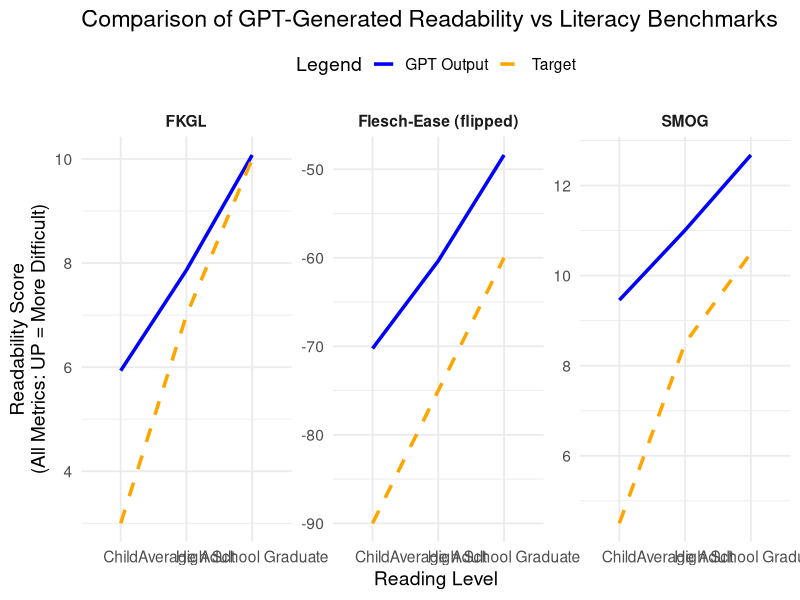

This figure's R source: (Note: this script raises an error after producing the figure.)
library(tidyverse)
library(readxl)

# Load data
df <- read_excel("Multilingual_PostOp_Instructions.xlsx")

# --- 1. Define New Target Scores ---
targets <- tibble(
  `Reading Level` = c("Child", "Average Adult", "High School Graduate"),
  FKGL = c(3, 7, 10),
  SMOG = c(4.5, 8.5, 10.5),
  `Flesch-Ease` = c(90, 75, 60)
)

# --- 2. Calculate GPT Means from Your Data ---
gpt_means <- df %>%
  mutate(`Reading Level` = recode(`Reading Level`,
                                  "2nd Grade" = "Child",
                                  "6th Grade" = "Average Adult",
                                  "High School" = "High School Graduate")) %>%
  group_by(`Reading Level`) %>%
  summarise(
    FKGL = mean(FKGL, na.rm = TRUE),
    SMOG = mean(SMOG, na.rm = TRUE),
    `Flesch-Ease` = mean(`Flesch-Ease`, na.rm = TRUE)
  )

# --- 3. Reshape for Plotting ---
gpt_long <- pivot_longer(gpt_means, cols = -`Reading Level`, names_to = "Metric", values_to = "GPT")
target_long <- pivot_longer(targets, cols = -`Reading Level`, names_to = "Metric", values_to = "Target")

# Combine both
plot_data <- left_join(gpt_long, target_long, by = c("Reading Level", "Metric"))

# Flip Flesch-Ease for better visual consistency
plot_data <- plot_data %>%
  mutate(
    GPT_flipped = ifelse(Metric == "Flesch-Ease", -GPT, GPT),
    Target_flipped = ifelse(Metric == "Flesch-Ease", -Target, Target),
    Metric = ifelse(Metric == "Flesch-Ease", "Flesch-Ease (flipped)", Metric)
  )

# --- 4. Set X-axis Order ---
plot_data$`Reading Level` <- factor(plot_data$`Reading Level`,
                                    levels = c("Child", "Average Adult", "High School Graduate"))

# --- 5. Plot ---
ggplot(plot_data, aes(x = `Reading Level`)) +
  geom_line(aes(y = GPT_flipped, group = 1, color = "GPT Output"), size = 1.2) +
  geom_line(aes(y = Target_flipped, group = 1, color = "Target"), linetype = "dashed", size = 1.2) +
  facet_wrap(~ Metric, scales = "free_y") +
  scale_color_manual(values = c("GPT Output" = "blue", "Target" = "orange")) +
  labs(
    title = "Comparison of GPT-Generated Readability vs Literacy Benchmarks",
    y = "Readability Score\n(All Metrics: UP = More Difficult)",
    color = "Legend"
  ) +
  theme_minimal(base_size = 14) +
  theme(
    legend.position = "top",
    strip.text = element_text(face = "bold")
  )


# Merge target values into main data
df_joined <- df %>%
  left_join(target_table, by = "Reading Level")

# --- Flesch Reading Ease Heatmap ---
heat_data <- df_joined %>%
  group_by(Language, `Reading Level`, Stage) %>%
  summarize(AvgFlesch = mean(`Flesch-Ease`, na.rm = TRUE), .groups = "drop")

ggplot(heat_data, aes(x = `Reading Level`, y = Language, fill = AvgFlesch)) +
  geom_tile(color = "white") +
  geom_text(aes(label = round(AvgFlesch, 1)), color = "black") +
  facet_wrap(~Stage) +
  scale_fill_gradient2(low = "#d73027", mid = "#ffffbf", high = "#1a9850", midpoint = 60) +
  labs(title = "Flesch Reading Ease by Language, Level, and Stage",
       x = "Reading Level", y = "Language", fill = "Flesch Score") +
  theme_minimal(base_size = 14)



library(tidyverse)
library(readxl)

# Load your data
df <- read_excel("Multilingual_PostOp_Instructions.xlsx")

# Set target Flesch scores
target_table <- tibble(
  `Reading Level` = c("Child", "Average Adult", "High School Graduate"),
  TargetFlesch = c(90, 75, 60)
)

# Recode and merge targets
df_joined <- df %>%
  mutate(`Reading Level` = recode(`Reading Level`,
                                  "2nd Grade" = "Child",
                                  "6th Grade" = "Average Adult",
                                  "High School" = "High School Graduate")) %>%
  left_join(target_table, by = "Reading Level")

# Calculate Δ from target
heat_data <- df_joined %>%
  group_by(Language, `Reading Level`, Stage) %>%
  summarize(
    AvgFlesch = mean(`Flesch-Ease`, na.rm = TRUE),
    TargetFlesch = first(TargetFlesch),
    DiffFromTarget = AvgFlesch - TargetFlesch,
    .groups = "drop"
  )

# Make heatmap
ggplot(heat_data, aes(x = `Reading Level`, y = Language, fill = DiffFromTarget)) +
  geom_tile(color = "white") +
  geom_text(aes(label = sprintf("%+.1f", DiffFromTarget)), color = "black") +
  facet_wrap(~Stage) +
  scale_fill_gradient2(
    low = "#d73027", mid = "#ffffbf", high = "#1a9850", midpoint = 0,
    name = "Δ from Target\n(+ = Easier)"
  ) +
  labs(
    title = "GPT Output Reading Level Compared to Target Readability",
    subtitle = "Flesch Reading Ease: Positive = Easier than Target, Negative = Harder",
    x = "Intended Reading Level", y = "Language"
  ) +
  theme_minimal(base_size = 14) +
  theme(
    strip.text = element_text(face = "bold"),
    legend.position = "right"
  )